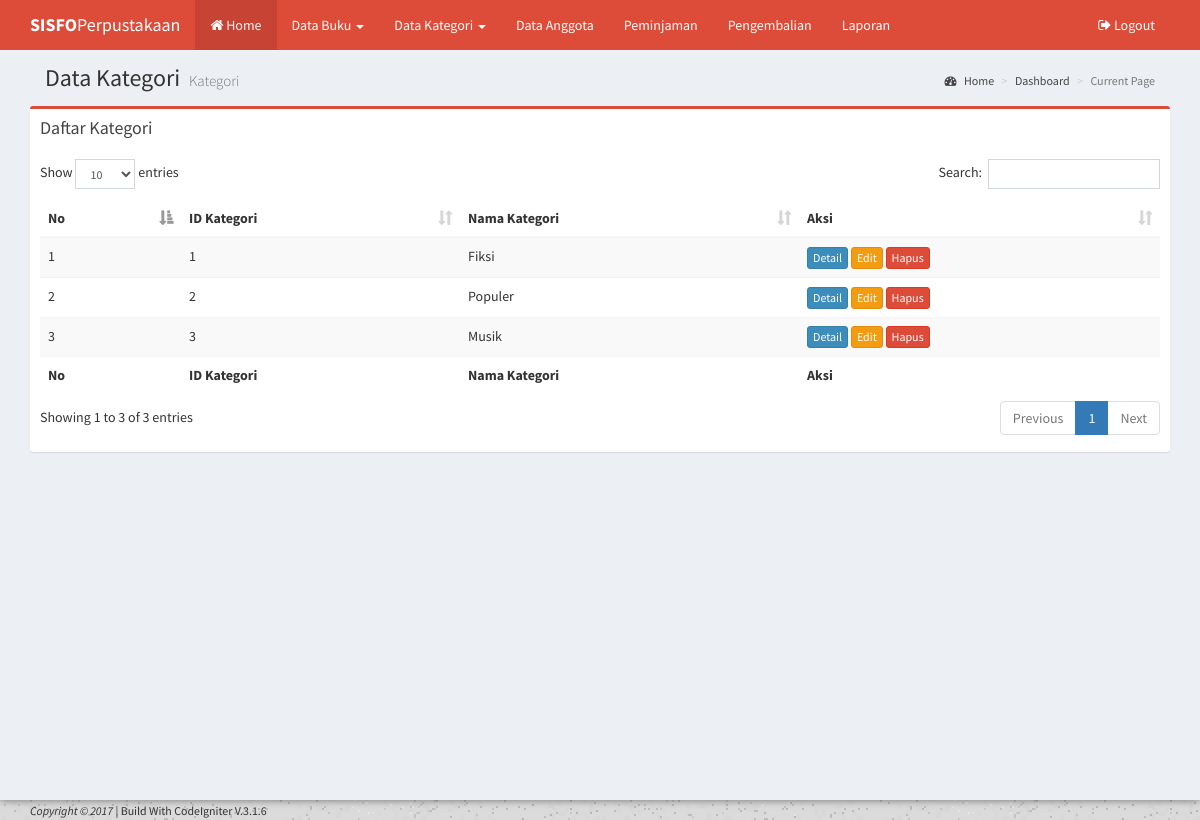
Page /index.php/kategori on the committed database.
### tables this page shows
CREATE TABLE `kategori` (
  `id_kategori` int(5) NOT NULL,
  `nama_kategori` varchar(45) NOT NULL
);

### application/views/template/my_template.php (called while the page is built, shortened)
<?php $this->load->view("/partial/header");?>
<?php $this->load->view("/partial/navbar");?>
<?php $this->load->view("/partial/top_navigation");?>
<?php $this->load->view($content);?>

### application/controllers/Kategori.php (called while the page is built, shortened)
<?php
class Kategori extends CI_Controller {
	public function __construct()
	{
		$this->load->model('Kategori_Model');
	}
	public function index()
	{
		$data =
		[
			'title' => 'Data Kategori',
			'sub_title' => 'Kategori',
			'content' => 'kategori/index',
			'show'=>$this->Kategori_Model->index()->result()
		];
		$this->load->view('template/my_template', $data);
	}
}

### index.php (called while the page is built, shortened)
<?php
require_once BASEPATH.'core/CodeIgniter.php';

### application/models/Kategori_Model.php (called while the page is built, shortened)
<?php
class Kategori_Model extends CI_Model
{
	public function index()
	{
		return $this->db->get('kategori');
	}
}

### application/views/kategori/index.php (the view)
<section class="content">
	<div class="row">
		<div class="col -xs-12">
			<div class="box box-danger">
				<div class="box-header">
					<h3 class="box-title">Daftar Kategori</h3>
				</div>
				<div class="box-body">
					<div class="table-responsive">
						<table class="table table-striped" id="example1">
							<thead>
								<tr>
									<th>No</th>
									<th>ID Kategori</th>
									<th>Nama Kategori</th>
									<th>Aksi</th>
								</tr>
							</thead>
							<tbody>
								<?php
								foreach ($show as $key => $data) {
								?>
								<tr>
									<td><?=$key+1;?></td>
									<td><?=$data->id_kategori;?></td>
									<td><?=$data->nama_kategori;?></td>
									<td>
										<a href="#" class="btn btn-xs btn-primary">Detail</a>
										<a href="#" class="btn btn-xs btn-warning">Edit</a>
										<a href="#" class="btn btn-xs btn-danger">Hapus</a>
									</td>
								</tr>
								<?php
								}
								?>
							</tbody>
							<tfoot>
								<tr>
									<th>No</th>
									<th>ID Kategori</th>
									<th>Nama Kategori</th>
									<th>Aksi</th>
								</tr>
							</tfoot>
						</table>
					</div>
				</div>
			</div>
		</div>
</section>

### rows in the picture
kategori: id_kategori "1", nama_kategori "Fiksi"
kategori: id_kategori "2", nama_kategori "Populer"
kategori: id_kategori "3", nama_kategori "Musik"

### other values in the picture
$title "Data Kategori"
$sub_title "Kategori"
